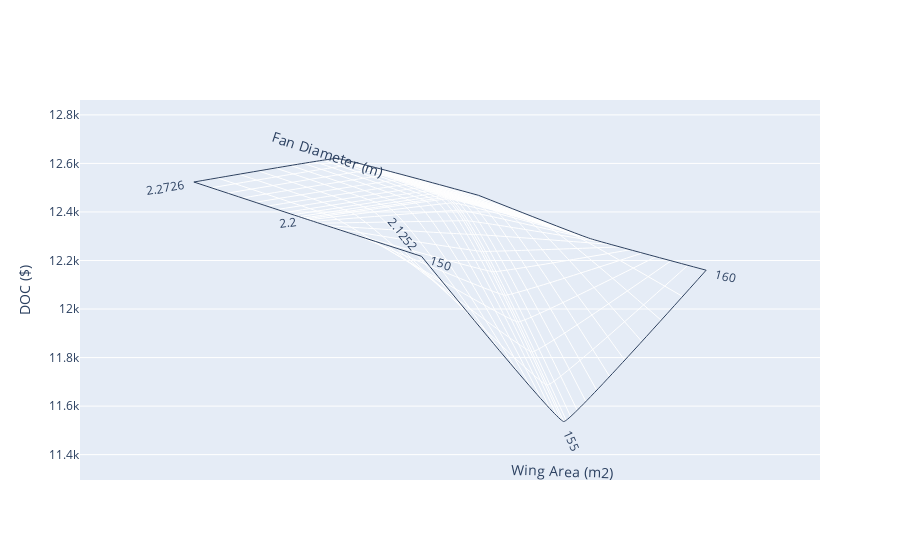

This figure's notebook cell:
### Code cell
draw_carpet(input["WingArea"],input["FanDiameter"]/10,output["DOC"],'Wing Area (m2)',"Fan Diameter (m)","DOC ($)")

### Figure 1 — Plotly figure (JSON) as saved in the notebook; plotly's stock layout.template omitted (floating-point values rounded to 4 significant figures)
{"data": [{"a": [150, 150, 150, 155, 155, 155, 160, 160, 160], "aaxis": {"minorgridcount": 10, "smoothing": 0.1, "title": {"text": "Wing Area (m2)"}}, "b": [2.273, 2.2, 2.125, 2.273, 2.2, 2.125, 2.273, 2.2, 2.125], "baxis": {"minorgridcount": 10, "smoothing": 0.2, "title": {"text": "Fan Diameter (m)"}}, "cheaterslope": 0.8, "type": "carpet", "y": [12520.0, 12370.0, 12220.0, 12620.0, 12450.0, 11540.0, 12470.0, 12290.0, 12160.0], "yaxis": "y"}], "layout": {"yaxis": {"title": {"text": "DOC ($)"}}}}
